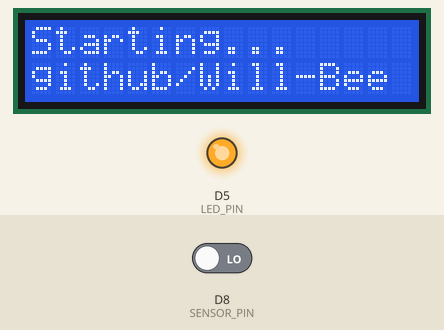
The program below on a simulated ESP8266 (NodeMCU). On the bench: 16×2 character LCD, output pins drawn as LEDs (lit = HIGH). The test bench sets the inputs (shaded band); at power-on: D8 (SENSOR_PIN) LOW. WiFi joins after 1.5 s; servers stay silent unless stated; uploads are accepted with an empty reply; what the program prints to the serial monitor is not drawn.

Above: at 1.8 s.
At 4.9 s:
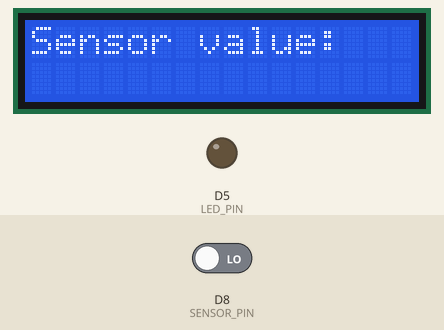
5.0 s: D8 (SENSOR_PIN) driven HIGH
At 6.2 s:
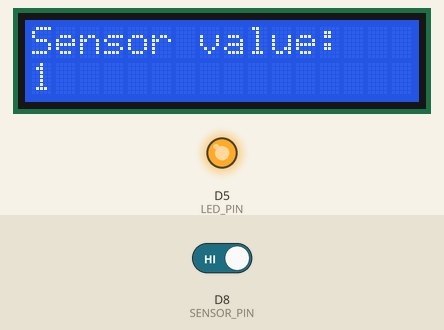
6.5 s: D8 (SENSOR_PIN) driven LOW
At 7.5 s:
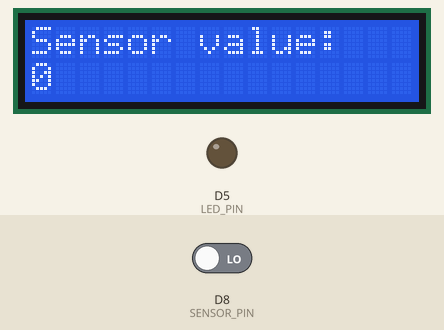
Timing chart, 0 to 9.5 s (numbered marks = the images above; inputs shaded):
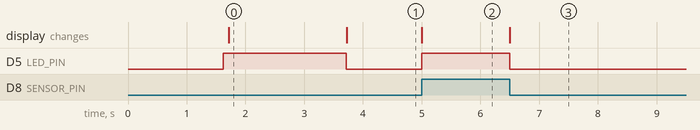

The program:

main.cpp
```cpp
#include <Arduino.h>
#include <LiquidCrystal_I2C.h>

#include <ESP8266WiFi.h>
#include <ESP8266HTTPClient.h>
#include <WiFiClient.h>
#include <WifiClientSecure.h>
#include <WiFiManager.h>


#define LED_PIN D5
#define SENSOR_PIN D8
int sensorValue;

const char* ssid = "Horký beďar";
const char* password = "33333333";
String serverName = "https://www.bartosek.cz/shared/testEnv/OFD-API-ESP8266/api/";
String secret = "1234567890";


int lastTime = 0;

unsigned long timerDelay = 5000;

WiFiManager wifiManager;
LiquidCrystal_I2C lcd(0x27, 16, 2);
// lcd.setCursor(´Pozice na řádku, řádek´);


void setup() {

  Serial.begin(9600);

  wifiManager.autoConnect("AutoConnectAP");


  Serial.println("Connecting");
  while(WiFi.status() != WL_CONNECTED) {
    delay(500);
    Serial.print(".");
  }
  Serial.println("");
  Serial.print("Connected to WiFi network with IP Address: ");
  Serial.println(WiFi.localIP());
  Serial.println("Timer set to " +  String(timerDelay/1000) + " seconds (timerDelay variable), it will take 5 seconds before publishing the first reading.");


  pinMode(LED_PIN, OUTPUT);
  pinMode(SENSOR_PIN, INPUT);

  digitalWrite(LED_PIN, HIGH);


  lcd.init();
  lcd.backlight();
  lcd.setCursor(0,0);
  lcd.print("Starting...");
  lcd.setCursor(0,1);
  lcd.print("github/Will-Bee");
  delay(2000);
  lcd.clear();

  digitalWrite(LED_PIN, LOW);

  lcd.setCursor(0,0);
  lcd.print("Sensor value: ");
}


void request(bool _state) {

  String state = _state ? "True" : "False";

  WiFiClientSecure client;
  client.setInsecure();
  HTTPClient http;

  String serverPath = serverName + "?secret=" + secret + "&switch=" + state;

  http.begin(client, serverPath.c_str());

  int httpResponseCode = http.GET();

  if (httpResponseCode>0) {
    Serial.print("HTTP Response code: ");
    Serial.println(httpResponseCode);
  }
  else {
    Serial.print("Error code: ");
    Serial.println(httpResponseCode);
  }
  // Free resources
  http.end();

}

void statusUpdateEvent(int state) {

    lcd.setCursor(0,1);
    lcd.print(state);

  digitalWrite(LED_PIN, state);

  request(state);

}


void loop() {

  sensorValue = digitalRead(SENSOR_PIN);

  // call statusUpdateEvent() on every change in sensor

  if (sensorValue != lastTime) {
    statusUpdateEvent(sensorValue);
    lastTime = sensorValue;
  }

}
```

Measured:
- after the input at 5.0 s, D5 (LED_PIN): LOW → HIGH at once; the display: changes at once (image 2)
- after the input at 6.5 s, D5 (LED_PIN): HIGH → LOW at once; the display: changes at once (image 3)
- what the display in image 0 shows lasts 2.0 s, from 1.7 s to 3.7 s
